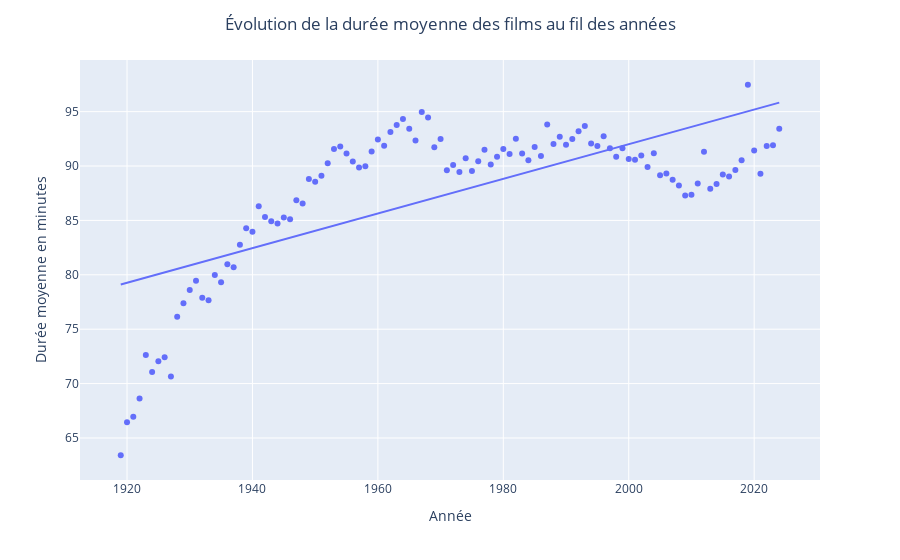

The notebook cell saved with this chart:
### Code cell
import plotly.express as px

graphe = px.scatter(
    data_frame = df_average_runtime,
    x = 'startYear',
    y = 'runtimeMinutes',
    trendline = "ols",
    labels={"startYear": "Année", "runtimeMinutes": "Durée moyenne en minutes"}
)

#Ajouter un titre
graphe.update_layout(title_text="Évolution de la durée moyenne des films au fil des années", title_x=0.5)

graphe.show()
